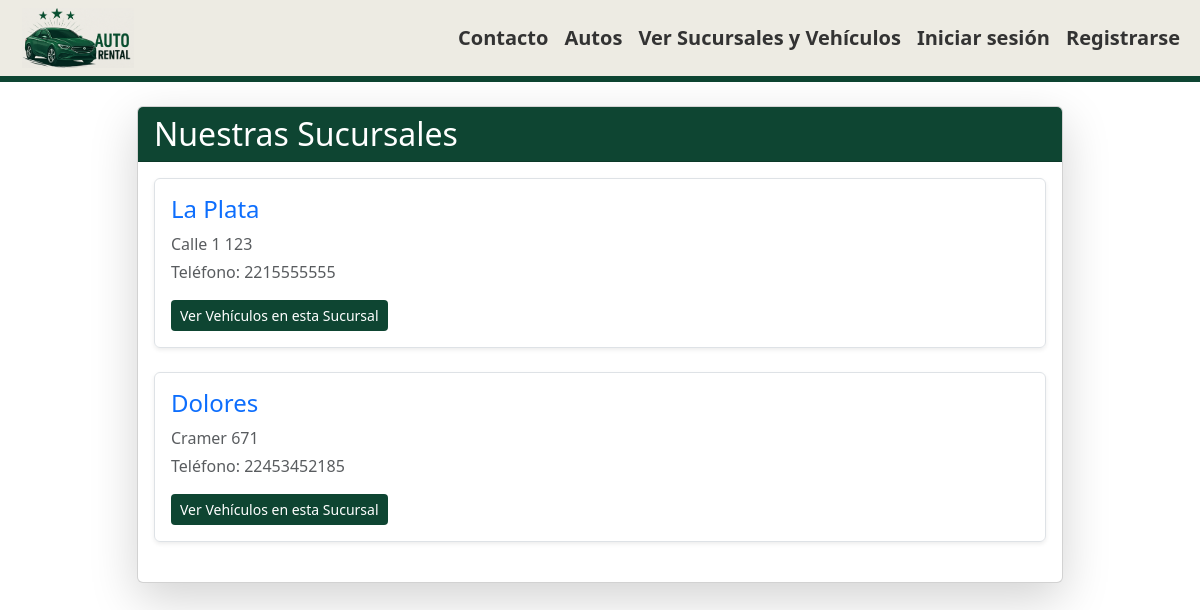
/sucursales/, run on an earlier commit of the app's database.
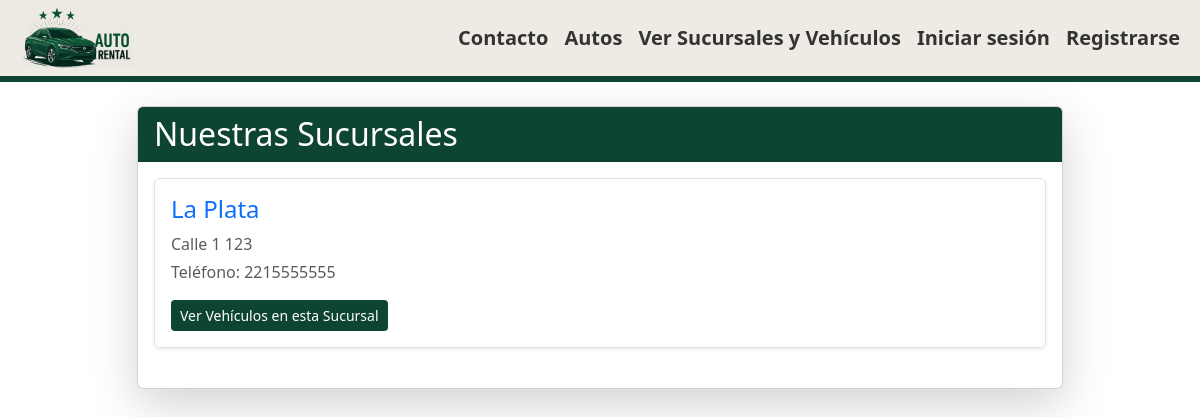
And on a later commit of the database.
### sucursales/models.py (models this page shows, shortened)
class Sucursal(models.Model):
    nombre = models.CharField(max_length=100)
    direccion = models.CharField(max_length=200)
    telefono = models.CharField(max_length=20)
    class Meta:
        verbose_name_plural = "Sucursales"

### sucursales/views.py (the view)
# urls.py: path('', views.SucursalListView.as_view(), name='lista_sucursales'),
class SucursalListView(ListView):
    model = Sucursal
    template_name = 'sucursales/sucursal_list.html'
    context_object_name = 'sucursales'
    queryset = Sucursal.objects.all().prefetch_related('vehiculos_en_sucursal')

### sucursales/templates/sucursales/sucursal_list.html (shortened to what this page needs)
{% extends 'home/base.html' %}
{% block content %}
<div class="row justify-content-center">
    <div class="col-md-10">
        <div class="card shadow-lg">
            <div class="card-header text-white" style="background-color: #0e4532;">
                <h2 class="mb-0">Nuestras Sucursales</h2>
            </div>
            <div class="card-body">
                {% if sucursales %}
                    <ul class="list-unstyled">
                        {% for sucursal in sucursales %}
                            <li class="mb-4 p-3 border rounded shadow-sm">
                                <h4>
                                    <a href="{% url 'sucursales:vehiculos_por_sucursal' sucursal.id %}" class="text-decoration-none text-primary">
                                        {{ sucursal.nombre }}
                                    </a>
                                </h4>
                                <p class="text-muted mb-1">{{ sucursal.direccion }}</p>
                                <p class="text-muted">Teléfono: {{ sucursal.telefono }}</p>
                                <a href="{% url 'sucursales:vehiculos_por_sucursal' sucursal.id %}" class="btn btn-sm text-white" style="background-color: #0e4532;">
                                    Ver Vehículos en esta Sucursal
                                </a>
                            </li>
                        {% endfor %}
                    </ul>
                {% else %}
                    <p>No hay sucursales disponibles en este momento.</p>
                    <p>Por favor, añade algunas desde el <a href="{% url 'admin:index' %}">panel de administración</a>.</p>
                {% endif %}
            </div>
        </div>
    </div>
</div>
{% endblock %}

What changed in the data, as far as the page shows it:
removed Sucursal: nombre "Dolores", direccion "Cramer 671", telefono "22453452185"
